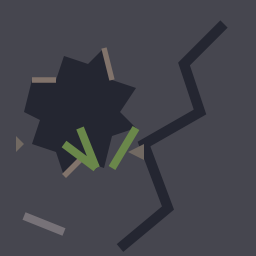
#> input picture docs/evidence/style-transfer-tiles-2026-09-12/source/road_cracked_broken_b-svg-8x.png, 256 x 256 px
$ python -i assemble.py   (imports and definitions only)
#> lines starting #> are read from the running program, lines starting #| are printed output that depends on the picture
#> further down, picture is the input picture: PIL image 256x256 RGBA; mean R, G, B, A 65.8, 66.4, 74.5, 255
"""Build and verify shared-base illustrated ground tiles.

The build freezes the current illustrated tile PNGs and matching existing SVG renders, preserves
illustrated curb, paint, and damage foregrounds as transparent layers, and composes review-only
tiles over shared bases. It never regenerates painted detail.
"""

from __future__ import annotations

import argparse
import hashlib
import json
import platform
import shutil
import subprocess
from dataclasses import dataclass
from pathlib import Path
from typing import Iterable

from PIL import Image, ImageChops, ImageDraw, ImageFilter, ImageFont, ImageStat, __version__ as PILLOW_VERSION


HERE = Path(__file__).resolve().parent
ROOT = HERE.parents[2]
TILE_SIZE = (32, 32)
RUNTIME_DIR = ROOT / "assets/illustrated/svg-transfer/tiles"
SVG_RENDER_DIR = ROOT / "docs/evidence/style-transfer-tiles-2026-09-12/source"
ASPHALT_OFFSETS = ((0, 0), (16, 16), (8, 24), (24, 8))
ACCEPTED_DAMAGE_SOURCE_REVISION = "83a60d1522574714ce038dff3a607a536d800614"
SELECTED_SIDEWALK_SOURCE_REVISION = "62d1c344dccbf77e7cb8052ea09b337a76ce994e"
SELECTED_SIDEWALK_PNG_BLOB = "af36579547f3f1795a7549c4f3227a2a9e9f58db"
SELECTED_SIDEWALK_SVG_BLOB = "0d947890561585aacb1ac69196a3ebc9e10874d1"


@dataclass(frozen=True)
class LayerSpec:
	"""Names one retained transparent component and its source geometry or accepted PNG."""

	name: str
	base: str
	source_name: str
	source_svg: str
	method: str


CURBS = (
	"sidewalk_kerb_n", "sidewalk_kerb_s", "sidewalk_kerb_e", "sidewalk_kerb_w",
	"sidewalk_kerb_main_n", "sidewalk_kerb_main_s", "sidewalk_kerb_main_e", "sidewalk_kerb_main_w",
)
ROAD_PAINT = (
	"road_line_e", "road_line_w", "road_line_n", "road_line_s", "crossing_h", "crossing_v",
	"road_main_line_e", "road_main_line_w", "road_main_line_n", "road_main_line_s",
	"crossing_main_n", "crossing_main_s", "crossing_main_e", "crossing_main_w",
)
DAMAGE = tuple(
	f"{surface}_cracked_{state}_{side}"
	for surface in ("sidewalk", "road", "alley")
	for state in ("hairline", "cracked", "broken")
	for side in ("a", "b")
)
LAYER_SPECS = (
	LayerSpec("curbstone", "sidewalk", "sidewalk_kerb_n", "assets/tiles/sidewalk_kerb_n.svg", "svg-mask"),
	LayerSpec("main_edge_red", "sidewalk", "sidewalk_kerb_main_n", "assets/tiles/sidewalk_kerb_main_n.svg", "paint-color"),
	LayerSpec("yellow_half_line", "road", "road_line_n", "assets/tiles/road_line_n.svg", "paint-color"),
	LayerSpec("yellow_main_line", "road", "road_main_line_n", "assets/tiles/road_main_line_n.svg", "paint-color"),
	LayerSpec("crosswalk", "road", "crossing_h", "assets/tiles/crossing_h.svg", "paint-color"),
	LayerSpec("main_crosswalk", "road", "crossing_main_n", "assets/tiles/crossing_main_n.svg", "paint-color"),
) + tuple(
	LayerSpec(name, name.split("_cracked_", 1)[0], name, f"assets/tiles/{name}.svg", "damage-difference")
	for name in DAMAGE
)
COMPILED_NAMES = ("sidewalk", "road", "road_main") + CURBS + ROAD_PAINT + DAMAGE
FROZEN_NAMES = tuple(sorted(set(COMPILED_NAMES) | {"alley", "grass"}))


def _sha256(path: Path) -> str:
	return hashlib.sha256(path.read_bytes()).hexdigest()


def _fresh(path: Path) -> None:
	if path.exists():
		raise ValueError(f"refusing to replace existing output: {path}")


# [145 lines left out: functions _load, _copy_frozen, _frozen_git_file, _dilate, _component_mask, _damage_mask and 2 more, not called in this run]


def _oriented(component: Image.Image, direction: str) -> Image.Image:
	"""Turn the canonical north/top component to the TileSet direction without redrawing it."""
	return component.rotate({"n": 0, "e": 270, "s": 180, "w": 90}[direction], expand=False)


# [33 lines left out: functions _grass_feature_mask, _mean_rotations, not called in this run]


def _median_rotations(source: Image.Image) -> Image.Image:
	"""Keep soft grass color variation while discarding a sparse feature seen in only one rotation."""
	rotations = [source.rotate(angle, expand=False).convert("RGB") for angle in (0, 90, 180, 270)]
#> rotations = 4 items
	result = Image.new("RGBA", TILE_SIZE)
#> result: PIL image 32x32 RGBA; every value is 0
	for y in range(32):
		for x in range(32):
			channels = list(zip(*(image.getpixel((x, y)) for image in rotations), strict=True))
			result.putpixel((x, y), tuple(sorted(channel)[2] for channel in channels) + (255,))
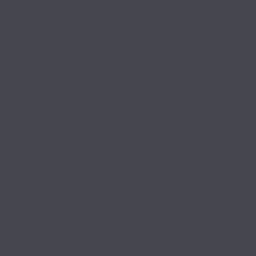
#> result: PIL image 32x32 RGBA (shown 8 times larger); mean R, G, B, A 70, 70, 79, 255
	return result


# [21 lines left out: functions _seam_error, _edge_means, not called in this run]


def _mean_luma(tile: Image.Image) -> float:
	return sum(ImageStat.Stat(tile.convert("RGB")).mean) / 3


# [300 lines left out: functions _compose, _panel, _foreground_review, build, not called in this run]


def _read_manifest(bundle: Path) -> dict[str, object]:
	return json.loads((bundle / "manifest.json").read_text())


# [175 lines left out: functions _engine_contract, verify, publish, install_grass_base, install_sidewalk_floor, main, not called in this run]


# [2 lines not run here, left out]

>>> from PIL import Image
>>> picture = Image.open('../style-transfer-tiles-2026-09-12/source/road_cracked_broken_b-svg-8x.png')
>>> result = _median_rotations(picture)
